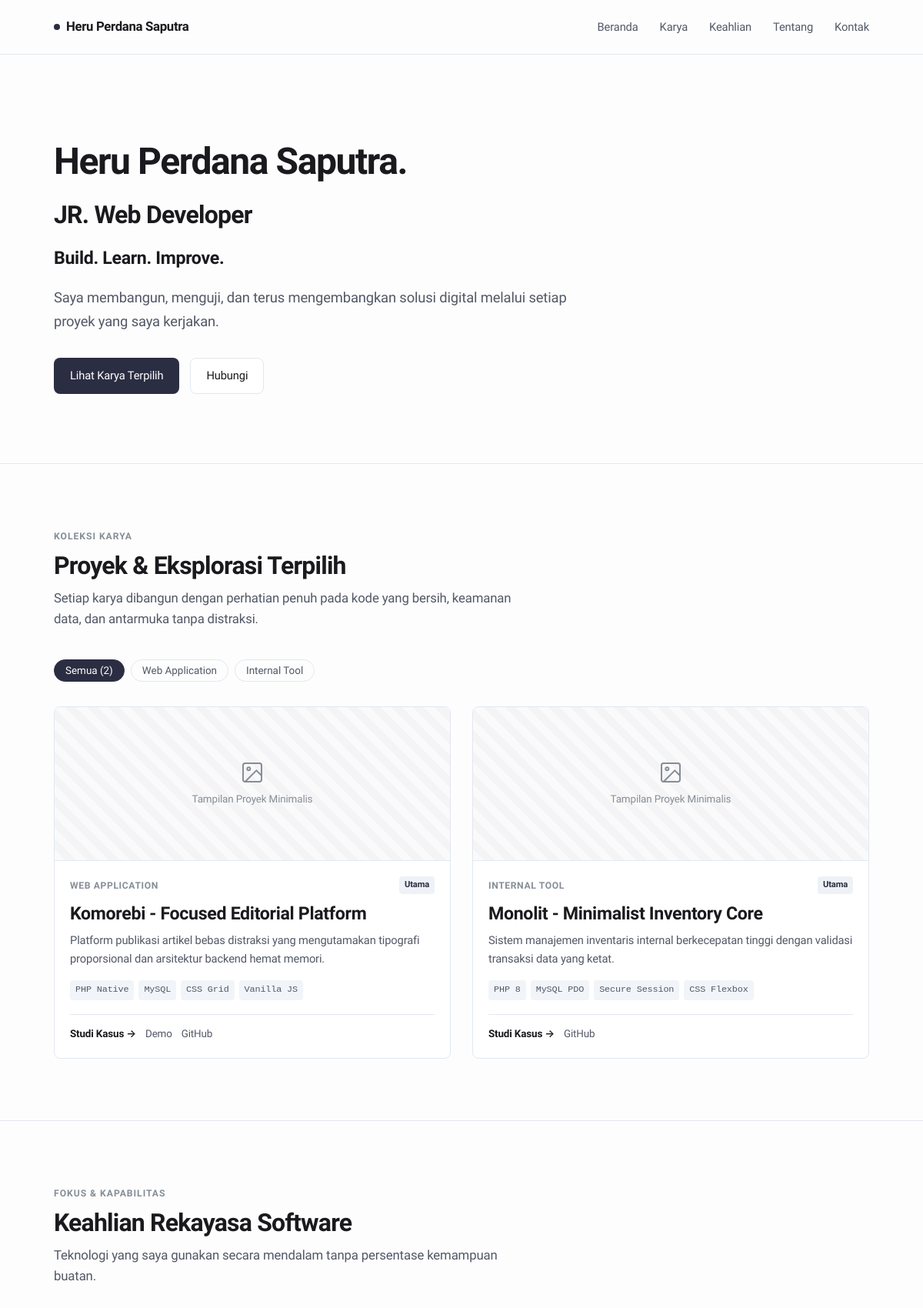
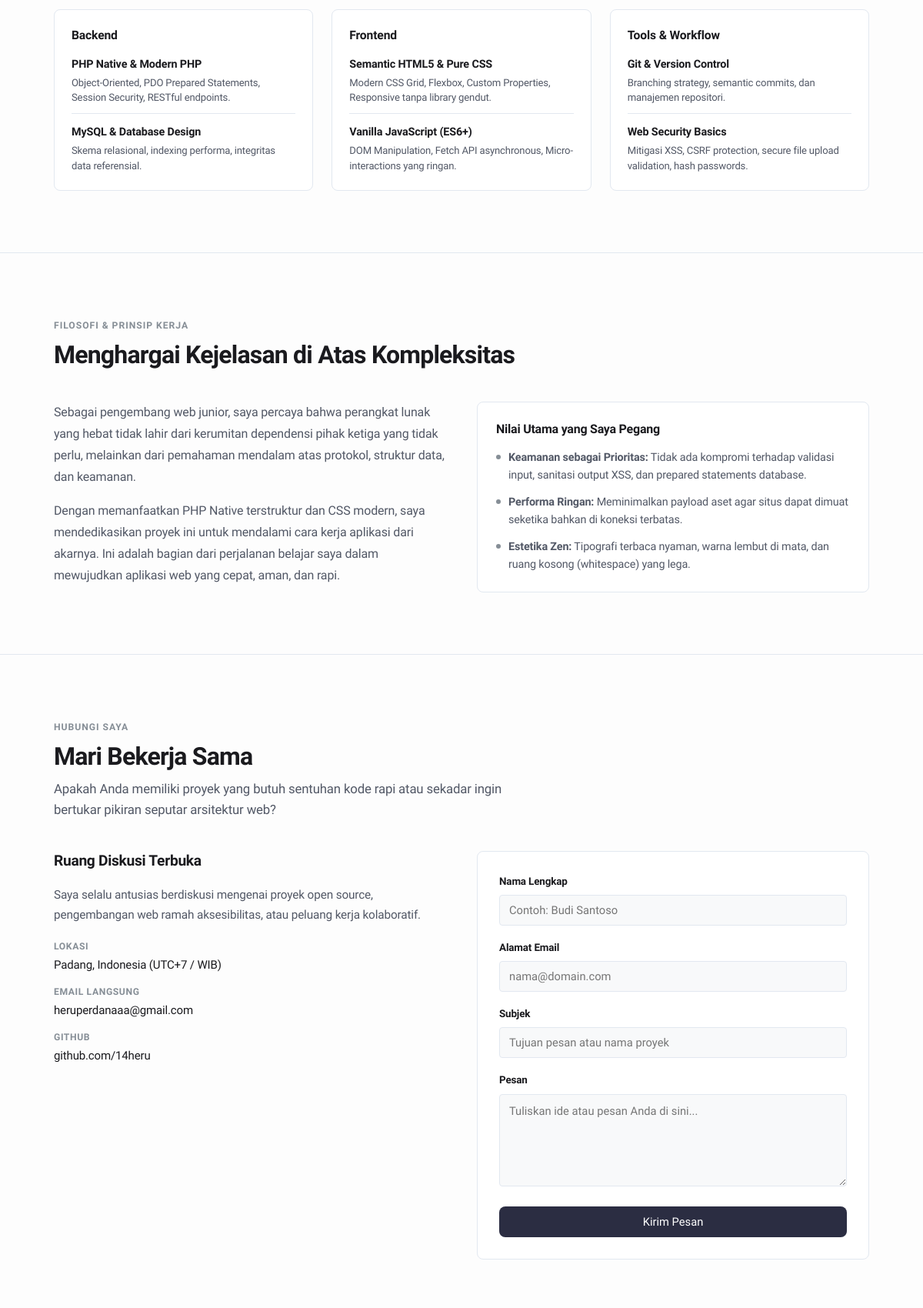
The page / (upper part) on the database its author committed (2 pictures, top to bottom).
### tables this page shows
CREATE TABLE `projects` (
  `id` INT UNSIGNED AUTO_INCREMENT PRIMARY KEY,
  `title` VARCHAR(150) NOT NULL,
  `slug` VARCHAR(180) NOT NULL UNIQUE,
  `category` VARCHAR(60) NOT NULL DEFAULT 'Web Application',
  `excerpt` VARCHAR(255) NOT NULL,
  `description` TEXT NOT NULL,
  `tech_stack` VARCHAR(255) NOT NULL,  
  `image` VARCHAR(255) DEFAULT NULL,    
  `demo_url` VARCHAR(255) DEFAULT NULL,
  `github_url` VARCHAR(255) DEFAULT NULL,
  `featured` TINYINT(1) NOT NULL DEFAULT 0,
  `sort_order` INT NOT NULL DEFAULT 0,
  `created_at` DATETIME NOT NULL DEFAULT CURRENT_TIMESTAMP,
  `updated_at` DATETIME NOT NULL DEFAULT CURRENT_TIMESTAMP ON UPDATE CURRENT_TIMESTAMP,
  INDEX `idx_projects_slug` (`slug`),
  INDEX `idx_projects_sort` (`sort_order`, `created_at` DESC)
);

CREATE TABLE `skills` (
  `id` INT UNSIGNED AUTO_INCREMENT PRIMARY KEY,
  `name` VARCHAR(80) NOT NULL,
  `category` VARCHAR(50) NOT NULL,  
  `description` VARCHAR(255) DEFAULT NULL,
  `sort_order` INT NOT NULL DEFAULT 0,
  INDEX `idx_skills_category` (`category`, `sort_order` ASC)
);

### includes/functions.php (called while the page is built, shortened)
<?php
function e(mixed $value): string
{
    return htmlspecialchars((string) $value, ENT_QUOTES | ENT_SUBSTITUTE, 'UTF-8');
}

### index.php (the view, shortened to what this page needs)
<?php
require_once __DIR__ . '/includes/functions.php';
$pdo = getDB();
try {
    $projectsStmt = $pdo->query('
        SELECT * FROM `projects`
        ORDER BY `featured` DESC, `sort_order` ASC, `created_at` DESC
    ');
    $projects = $projectsStmt->fetchAll();
    $projectCategories = [];
    foreach ($projects as $proj) {
        $cat = trim($proj['category']);
        if ($cat !== '' && !in_array($cat, $projectCategories, true)) {
            $projectCategories[] = $cat;
        }
    }
} catch (PDOException $e) {
    error_log('[FETCH PROJECTS ERROR] ' . $e->getMessage());
    $projects = [];
    $projectCategories = [];
}
try {
    $skillsStmt = $pdo->query('
        SELECT * FROM `skills`
        ORDER BY `category` ASC, `sort_order` ASC
    ');
    $allSkills = $skillsStmt->fetchAll();
    $skillsByCategory = [];
    foreach ($allSkills as $skill) {
        $skillsByCategory[$skill['category']][] = $skill;
    }
} catch (PDOException $e) {
    error_log('[FETCH SKILLS ERROR] ' . $e->getMessage());
    $skillsByCategory = [];
}
require_once __DIR__ . '/includes/header.php';
?>
<section id="hero" class="hero-section">
    <div class="container">
        <h1 class="hero-heading">
            Heru Perdana Saputra.
        </h1>
        <h2 class="hero-heading">
            JR. Web Developer
        </h2>
        <h3 class="hero-heading">
            Build. Learn. Improve.
        </h3>
        <p class="hero-text">
            Saya membangun, menguji, dan terus mengembangkan solusi digital melalui setiap proyek yang saya kerjakan.
        </p>
        <div class="hero-actions">
            <a href="#projects" class="btn btn-primary">Lihat Karya Terpilih</a>
            <a href="#contact" class="btn btn-secondary">Hubungi</a>
        </div>
    </div>
</section>
<hr class="section-divider">
<section id="projects" class="section">
    <div class="container">
        <div class="section-header">
            <span class="section-tag">Koleksi Karya</span>
            <h2 class="section-title">Proyek &amp; Eksplorasi Terpilih</h2>
            <p class="section-desc">
                Setiap karya dibangun dengan perhatian penuh pada kode yang bersih, keamanan data, dan antarmuka tanpa distraksi.
            </p>
        </div>
        <?php if (!empty($projects) && !empty($projectCategories)): ?>
            <div class="filter-nav" role="tablist" aria-label="Filter Kategori Proyek">
                <button type="button" class="filter-btn active" data-filter="all">Semua (<?= count($projects); ?>)</button>
                <?php foreach ($projectCategories as $pCat): ?>
                    <button type="button" class="filter-btn" data-filter="<?= e($pCat); ?>">
                        <?= e($pCat); ?>
                    </button>
                <?php endforeach; ?>
            </div>
        <?php endif; ?>
        <div class="projects-grid">
            <?php if (!empty($projects)): ?>
                <?php foreach ($projects as $project): ?>
                    <article class="project-card" data-category="<?= e($project['category']); ?>">
                        <div class="project-image-box">
                            <?php if (!empty($project['image']) && file_exists(__DIR__ . '/' . $project['image'])): ?>
                                <img src="<?= e($project['image']); ?>" alt="<?= e($project['title']); ?>" class="project-image" loading="lazy">
                            <?php else: ?>
                                <div class="project-image-placeholder">
                                    <svg width="32" height="32" viewBox="0 0 24 24" fill="none" stroke="currentColor" stroke-width="1.5">
                                        <rect x="3" y="3" width="18" height="18" rx="2" ry="2"></rect>
                                        <circle cx="8.5" cy="8.5" r="1.5"></circle>
                                        <polyline points="21 15 16 10 5 21"></polyline>
                                    </svg>
                                    <span>Tampilan Proyek Minimalis</span>
                                </div>
                            <?php endif; ?>
                        </div>
                        <div class="project-body">
                            <div class="project-meta">
                                <span class="project-category"><?= e($project['category']); ?></span>
                                <?php if (!empty($project['featured'])): ?>
                                    <span class="project-badge-featured">Utama</span>
                                <?php endif; ?>
                            </div>
                            <h3 class="project-title">
                                <a href="project-detail.php?slug=<?= e($project['slug']); ?>" style="color: inherit; text-decoration: none;">
                                    <?= e($project['title']); ?>
                                </a>
                            </h3>
                            <p class="project-excerpt"><?= e($project['excerpt']); ?></p>
                            <?php if (!empty($project['tech_stack'])): ?>
                                <div class="project-tech">
                                    <?php
                                    $tags = array_map('trim', explode(',', $project['tech_stack']));
                                    foreach ($tags as $tag):
                                    ?>
                                        <span class="tech-tag"><?= e($tag); ?></span>
                                    <?php endforeach; ?>
                                </div>
                            <?php endif; ?>
                            <div class="project-links">
                                <a href="project-detail.php?slug=<?= e($project['slug']); ?>" class="project-link" style="font-weight: 600; color: var(--text-primary);">
                                    Studi Kasus &rarr;
                                </a>
                                <?php if (!empty($project['demo_url'])): ?>
                                    <a href="<?= e($project['demo_url']); ?>" target="_blank" rel="noopener noreferrer" class="project-link">
                                        Demo
                                    </a>
                                <?php endif; ?>
                                <?php if (!empty($project['github_url'])): ?>
                                    <a href="<?= e($project['github_url']); ?>" target="_blank" rel="noopener noreferrer" class="project-link">
                                        GitHub
                                    </a>
                                <?php endif; ?>
                            </div>
                        </div>
                    </article>
                <?php endforeach; ?>
            <?php endif; ?>
        </div>
    </div>
</section>
<hr class="section-divider">
<section id="skills" class="section">
    <div class="container">
        <div class="section-header">
            <span class="section-tag">Fokus &amp; Kapabilitas</span>
            <h2 class="section-title">Keahlian Rekayasa Software</h2>
            <p class="section-desc">
                Teknologi yang saya gunakan secara mendalam tanpa persentase kemampuan buatan.
            </p>
        </div>
        <div class="skills-container">
            <?php if (!empty($skillsByCategory)): ?>
                <?php foreach ($skillsByCategory as $categoryName => $skills): ?>
                    <div class="skill-category-card">
                        <h3 class="skill-category-title">
                            <?= e($categoryName); ?>
                        </h3>
                        <div class="skill-items">
                            <?php foreach ($skills as $skill): ?>
                                <div class="skill-item">
                                    <div class="skill-name"><?= e($skill['name']); ?></div>
                                    <?php if (!empty($skill['description'])): ?>
                                        <div class="skill-desc"><?= e($skill['description']); ?></div>
                                    <?php endif; ?>
                                </div>
                            <?php endforeach; ?>
                        </div>
                    </div>
                <?php endforeach; ?>
            <?php endif; ?>
        </div>
    </div>
</section>
<hr class="section-divider">
<section id="about" class="section">
    <div class="container">
        <div class="section-header">
            <span class="section-tag">Filosofi &amp; Prinsip Kerja</span>
            <h2 class="section-title">Menghargai Kejelasan di Atas Kompleksitas</h2>
        </div>
        <div class="about-grid">
            <div class="about-narrative">
                <p>
                    Sebagai pengembang web junior, saya percaya bahwa
                    perangkat lunak yang hebat tidak lahir dari kerumitan dependensi pihak ketiga yang tidak perlu,
                    melainkan dari pemahaman mendalam atas protokol, struktur data, dan keamanan.
                </p>
                <p>
                    Dengan memanfaatkan PHP Native terstruktur dan CSS modern, saya mendedikasikan proyek ini untuk mendalami cara kerja aplikasi dari akarnya. Ini adalah bagian dari perjalanan belajar saya dalam mewujudkan aplikasi web yang cepat, aman, dan rapi.
                </p>
            </div>
            <div class="philosophy-card">
                <h3 class="philosophy-title">Nilai Utama yang Saya Pegang</h3>
                <ul class="philosophy-list">
                    <li class="philosophy-item">
                        <span class="philosophy-bullet"></span>
                        <span><strong>Keamanan sebagai Prioritas:</strong> Tidak ada kompromi terhadap validasi input, sanitasi output XSS, dan prepared statements database.</span>
                    </li>
                    <li class="philosophy-item">
                        <span class="philosophy-bullet"></span>
                        <span><strong>Performa Ringan:</strong> Meminimalkan payload aset agar situs dapat dimuat seketika bahkan di koneksi terbatas.</span>
                    </li>
                    <li class="philosophy-item">
                        <span class="philosophy-bullet"></span>
                        <span><strong>Estetika Zen:</strong> Tipografi terbaca nyaman, warna lembut di mata, dan ruang kosong (whitespace) yang lega.</span>
                    </li>
                </ul>
            </div>
        </div>
    </div>
</section>
<hr class="section-divider">
<section id="contact" class="section">
    <div class="container">
        <div class="section-header">
            <span class="section-tag">Hubungi Saya</span>
            <h2 class="section-title">Mari Bekerja Sama</h2>
            <p class="section-desc">
                Apakah Anda memiliki proyek yang butuh sentuhan kode rapi atau sekadar ingin bertukar pikiran seputar arsitektur web?
            </p>
        </div>
        <div class="contact-grid">
            <div class="contact-info">
                <h3 class="contact-info-title">Ruang Diskusi Terbuka</h3>
                <p class="contact-info-text">
                    Saya selalu antusias berdiskusi mengenai proyek open source, pengembangan web ramah aksesibilitas,
                    atau peluang kerja kolaboratif.
                </p>
                <div class="contact-methods">
                    <div class="contact-method-item">
                        <span class="contact-method-label">Lokasi</span>
                        <span class="contact-method-value">Padang, Indonesia (UTC+7 / WIB)</span>
                    </div>
                    <div class="contact-method-item">
                        <span class="contact-method-label">Email Langsung</span>
                        <a href="mailto:heruperdanaaa@gmail.com" class="contact-method-value">heruperdanaaa@gmail.com</a>
                    </div>
                    <div class="contact-method-item">
                        <span class="contact-method-label">GitHub</span>
                        <a href="https://github.com/14heru" target="_blank" rel="noopener noreferrer" class="contact-method-value">github.com/14heru</a>
                    </div>
                </div>
            </div>
            <div class="form-box">
                <form action="index.php" method="POST" novalidate>
                    <div class="form-group">
                        <label for="name" class="form-label">Nama Lengkap</label>
                        <input type="text" id="name" name="name" class="form-control" placeholder="Contoh: Budi Santoso" required>
                    </div>
                    <div class="form-group">
                        <label for="email" class="form-label">Alamat Email</label>
                        <input type="email" id="email" name="email" class="form-control" placeholder="nama@domain.com" required>
                    </div>
                    <div class="form-group">
                        <label for="subject" class="form-label">Subjek</label>
                        <input type="text" id="subject" name="subject" class="form-control" placeholder="Tujuan pesan atau nama proyek" required>
                    </div>
                    <div class="form-group">
                        <label for="message" class="form-label">Pesan</label>
                        <textarea id="message" name="message" class="form-control" placeholder="Tuliskan ide atau pesan Anda di sini..." required></textarea>
                    </div>
                    <button type="submit" name="send_message" value="1" class="btn btn-primary" style="width: 100%;">
                        Kirim Pesan
                    </button>
                </form>
            </div>
        </div>
    </div>
</section>
<?php
require_once __DIR__ . '/includes/footer.php';

### rows shown on the page
projects: shows "Tampilan Proyek Minimalis", category "WEB APPLICATION", featured "Utama", title "Komorebi - Focused Editorial Platform", excerpt "Platform publikasi artikel bebas distraksi yang mengutamakan tipografi proporsional dan arsitektur backend hemat memori.", tech_stack "PHP Native", tech_stack "MySQL", tech_stack "CSS Grid", tech_stack "Vanilla JS"
projects: shows "Tampilan Proyek Minimalis", category "INTERNAL TOOL", featured "Utama", title "Monolit - Minimalist Inventory Core", excerpt "Sistem manajemen inventaris internal berkecepatan tinggi dengan validasi transaksi data yang ketat.", tech_stack "PHP 8", tech_stack "MySQL PDO", tech_stack "Secure Session", tech_stack "CSS Flexbox"
skills: name "PHP Native & Modern PHP", description "Object-Oriented, PDO Prepared Statements, Session Security, RESTful endpoints."
skills: name "MySQL & Database Design", description "Skema relasional, indexing performa, integritas data referensial."
skills: name "Semantic HTML5 & Pure CSS", description "Modern CSS Grid, Flexbox, Custom Properties, Responsive tanpa library gendut."
skills: name "Vanilla JavaScript (ES6+)", description "DOM Manipulation, Fetch API asynchronous, Micro-interactions yang ringan."
skills: name "Git & Version Control", description "Branching strategy, semantic commits, dan manajemen repositori."
skills: name "Web Security Basics", description "Mitigasi XSS, CSRF protection, secure file upload validation, hash passwords."

### other values the page prints
count($projects) "2"
$pCat "Web Application"
$pCat "Internal Tool"
$categoryName "Backend"
$categoryName "Frontend"
$categoryName "Tools & Workflow"
